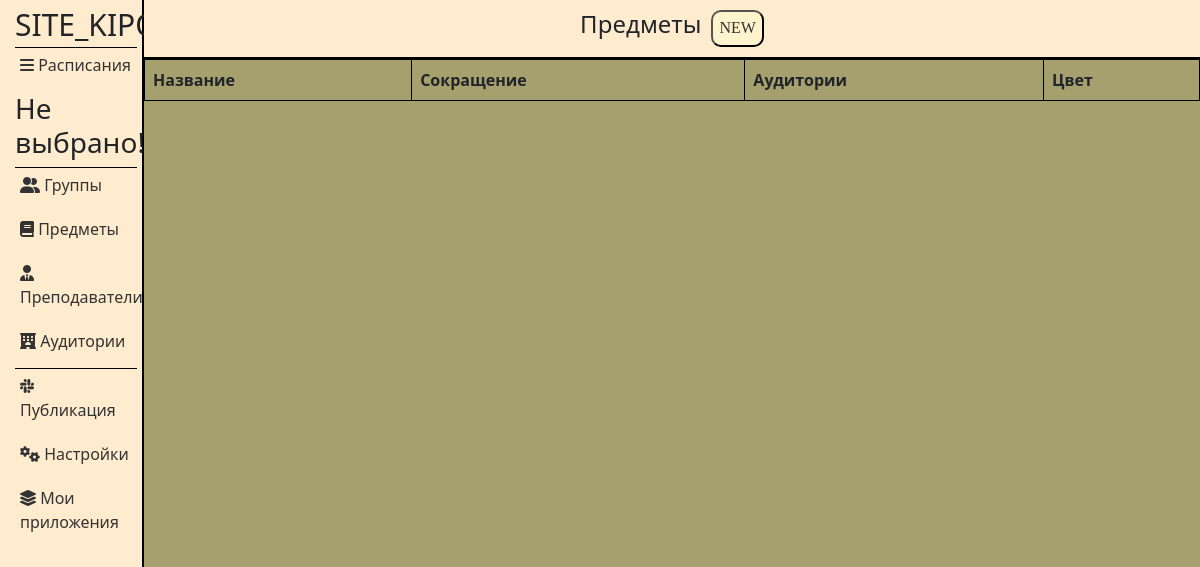
Page /applications/13/subjects/ on the earlier database version.
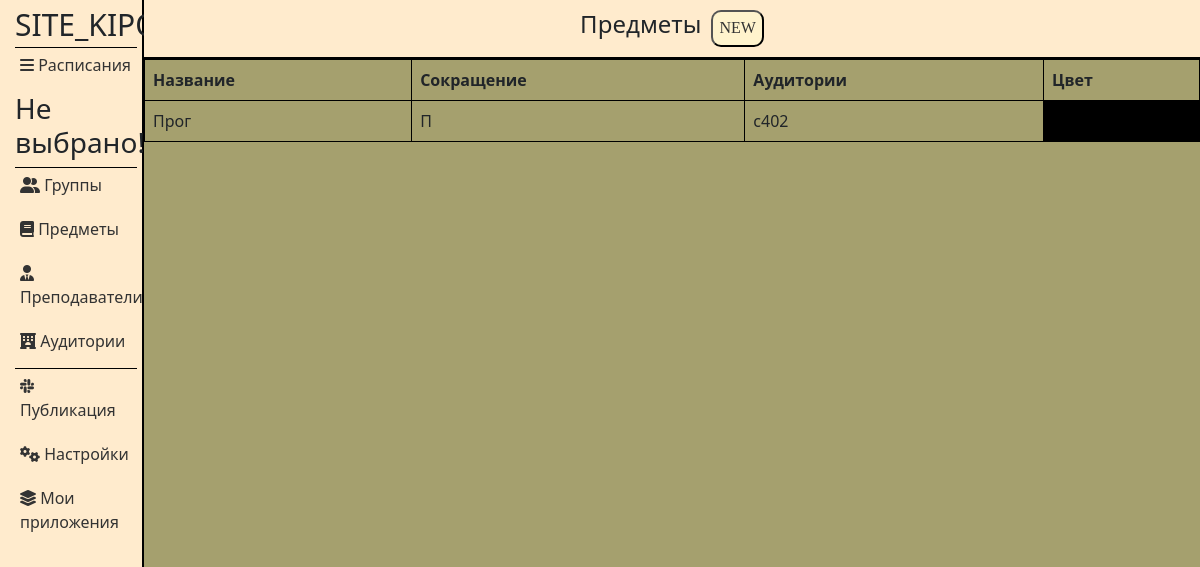
Same page on the later database version.
### applications/models.py (models this page shows, shortened)
class Subjects(models.Model):
    title = models.CharField('Название', max_length=50)
    abbreviation = models.CharField('Сокращение', max_length=50)
    cabinets = models.CharField('Аудитории', max_length=50)
    color = models.CharField('Цвет', max_length=50)
    application_id = models.ForeignKey(Applications, on_delete=models.CASCADE, related_name='Subjects')
    class Meta:
        verbose_name = 'Предмет'
        verbose_name_plural = 'Предметы'

### applications/views.py (the view)
def subjects(request, app_id):
    return handle_form(request, app_id, Subjects, SubjectsForm, 'applications/subjects.html')

### applications/models.py (called while the page is built)
    def __str__(self):
        return self.title

### applications/views.py (called while the page is built)
def find_week_title(request):
    week_title = None
    if request.COOKIES.get('selectedElementId'):
        sched_id = request.COOKIES.get('selectedElementId')
        sched_instance = Schedules.objects.get(id=sched_id)
        week_title = sched_instance.title
    else:
        week_title = 'Не выбрано!'
    return week_title

### applications/templates/applications/subjects.html (shortened to what this page needs)
{% extends 'applications/layout.html' %}
{% load static %}
{% block content %}
<div class="features">
    <header>
        <h1>Предметы</h1>
        <button class="popup-btn" id="open_pop_up">NEW</button>
    </header>
    <table class="table">
    <thead>
        <tr>
            <th>Название</th>
            <th>Сокращение</th>
            <th>Аудитории</th>
            <th>Цвет</th>
        </tr>
    </thead>
    <tbody>
        {% for el in groups %}
        <tr>
            <td>{{ el.title }}</td>
            <td>{{ el.abbreviation }}</td>
            <td>{{ el.cabinets }}</td>
            <td style="background-color:{{ el.color }}"></td>
        </tr>
        {% endfor %}
    </tbody>
</table>
</div>
{% endblock %}

Differences in the rows shown:
added Subjects: title "Прог", abbreviation "П", cabinets "с402"
